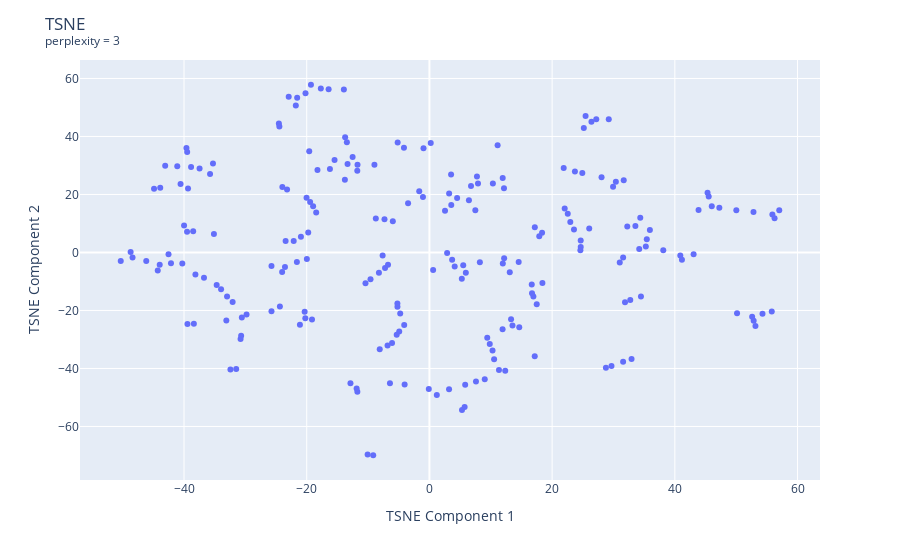
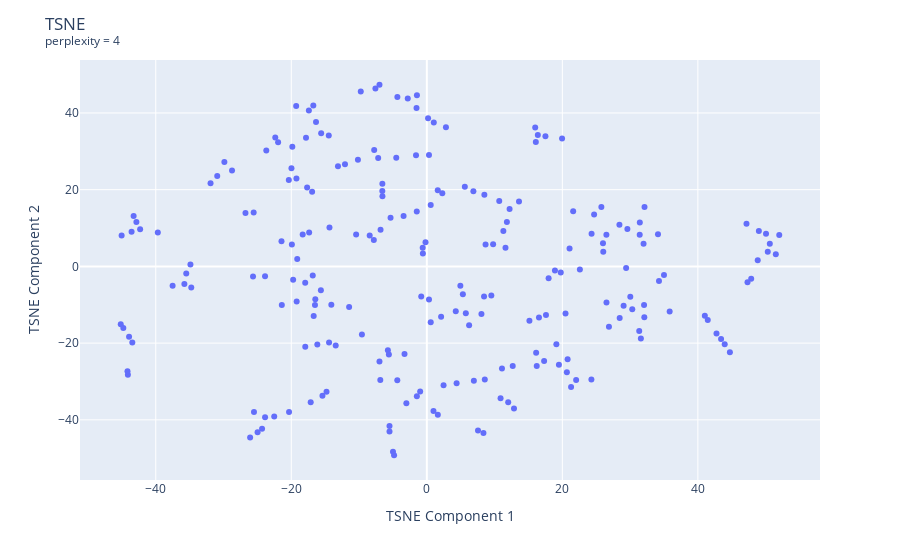
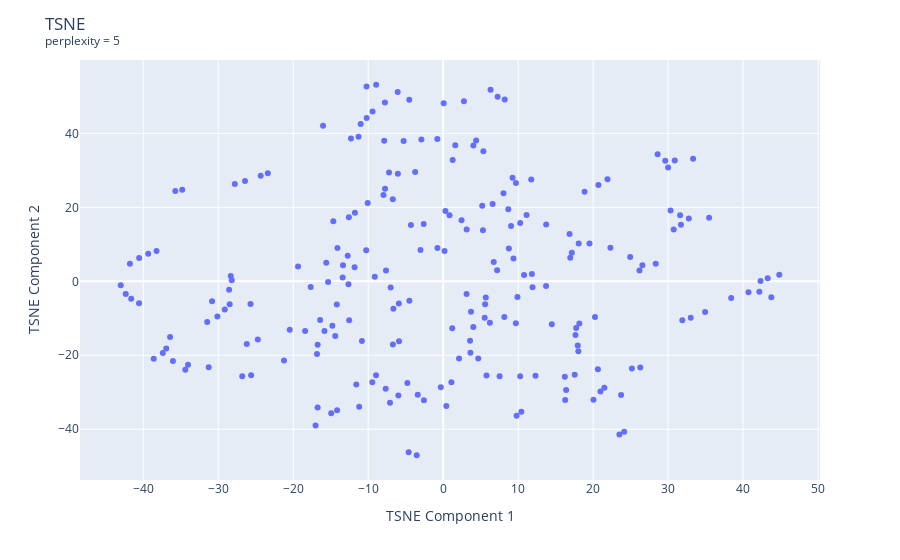
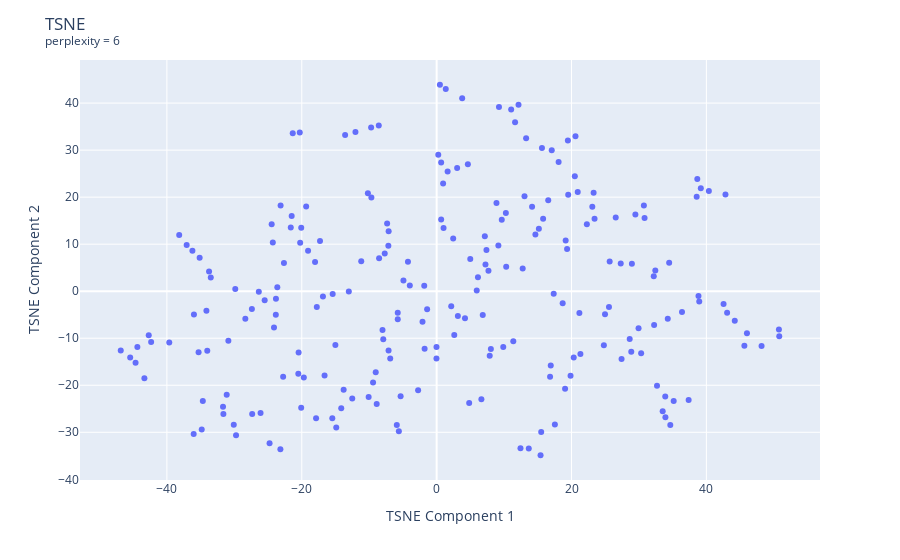

The cell these charts' notebook holds for them, in order:
### Code cell
''' t-SNE '''

## Experiment ##
# perplexities = [i for i in range(5, 50, 5)]
perplexities = [i for i in range(3, 10, 1)]

for n_components in [2]:    #,3]:
    divergences = []

    for p in perplexities:
        # Model
        tsne_model = TSNE(n_components=n_components, perplexity=p, random_state=42)
        
        # Fit
        y = tsne_model.fit_transform(scaled_data_df)

        # Divergence
        divergences.append(tsne_model.kl_divergence_)

        fig = px.scatter(
            x=[r[0] for r in y],
            y=[r[1] for r in y],
        )
        fig.update_layout(title=f'TSNE<br><sup>perplexity = {p}</sup>',
                          xaxis_title='TSNE Component 1', yaxis_title='TSNE Component 2')
        fig.show()

    # # Graph divergence
    # fig = px.line(
    #     x=perplexities, 
    #     y=divergences,
    #     markers=True,
    #     title=f't-SNE Perplexity - {n_components} Components'
    # )
    # fig.update_layout(xaxis_title="Perplexity Values", yaxis_title="Divergence")
    # fig.update_traces(line_color="red", line_width=1)
    # fig.show()

### Figure 1 — Plotly figure (JSON) as saved in the notebook; plotly's stock layout.template omitted (floating-point values rounded to 4 significant figures; data arrays with more than 128 entries replaced by an {"elided": "..."} marker saying what was removed)
{"data": [{"hovertemplate": "x=%{x}<br>y=%{y}<extra></extra>", "legendgroup": "", "marker": {"color": "#636efa", "symbol": "circle"}, "mode": "markers", "name": "", "orientation": "v", "showlegend": false, "type": "scatter", "x": {"elided": "224 float values"}, "xaxis": "x", "y": {"elided": "224 float values"}, "yaxis": "y"}], "layout": {"legend": {"tracegroupgap": 0}, "margin": {"t": 60}, "title": {"text": "TSNE<br><sup>perplexity = 3</sup>"}, "xaxis": {"anchor": "y", "domain": [0, 1], "title": {"text": "TSNE Component 1"}}, "yaxis": {"anchor": "x", "domain": [0, 1], "title": {"text": "TSNE Component 2"}}}}

### Figure 2 — Plotly figure (JSON) as saved in the notebook; plotly's stock layout.template omitted (floating-point values rounded to 4 significant figures; data arrays with more than 128 entries replaced by an {"elided": "..."} marker saying what was removed)
{"data": [{"hovertemplate": "x=%{x}<br>y=%{y}<extra></extra>", "legendgroup": "", "marker": {"color": "#636efa", "symbol": "circle"}, "mode": "markers", "name": "", "orientation": "v", "showlegend": false, "type": "scatter", "x": {"elided": "224 float values"}, "xaxis": "x", "y": {"elided": "224 float values"}, "yaxis": "y"}], "layout": {"legend": {"tracegroupgap": 0}, "margin": {"t": 60}, "title": {"text": "TSNE<br><sup>perplexity = 4</sup>"}, "xaxis": {"anchor": "y", "domain": [0, 1], "title": {"text": "TSNE Component 1"}}, "yaxis": {"anchor": "x", "domain": [0, 1], "title": {"text": "TSNE Component 2"}}}}

### Figure 3 — Plotly figure (JSON) as saved in the notebook; plotly's stock layout.template omitted (floating-point values rounded to 4 significant figures; data arrays with more than 128 entries replaced by an {"elided": "..."} marker saying what was removed)
{"data": [{"hovertemplate": "x=%{x}<br>y=%{y}<extra></extra>", "legendgroup": "", "marker": {"color": "#636efa", "symbol": "circle"}, "mode": "markers", "name": "", "orientation": "v", "showlegend": false, "type": "scatter", "x": {"elided": "224 float values"}, "xaxis": "x", "y": {"elided": "224 float values"}, "yaxis": "y"}], "layout": {"legend": {"tracegroupgap": 0}, "margin": {"t": 60}, "title": {"text": "TSNE<br><sup>perplexity = 5</sup>"}, "xaxis": {"anchor": "y", "domain": [0, 1], "title": {"text": "TSNE Component 1"}}, "yaxis": {"anchor": "x", "domain": [0, 1], "title": {"text": "TSNE Component 2"}}}}

### Figure 4 — Plotly figure (JSON) as saved in the notebook; plotly's stock layout.template omitted (floating-point values rounded to 4 significant figures; data arrays with more than 128 entries replaced by an {"elided": "..."} marker saying what was removed)
{"data": [{"hovertemplate": "x=%{x}<br>y=%{y}<extra></extra>", "legendgroup": "", "marker": {"color": "#636efa", "symbol": "circle"}, "mode": "markers", "name": "", "orientation": "v", "showlegend": false, "type": "scatter", "x": {"elided": "224 float values"}, "xaxis": "x", "y": {"elided": "224 float values"}, "yaxis": "y"}], "layout": {"legend": {"tracegroupgap": 0}, "margin": {"t": 60}, "title": {"text": "TSNE<br><sup>perplexity = 6</sup>"}, "xaxis": {"anchor": "y", "domain": [0, 1], "title": {"text": "TSNE Component 1"}}, "yaxis": {"anchor": "x", "domain": [0, 1], "title": {"text": "TSNE Component 2"}}}}
